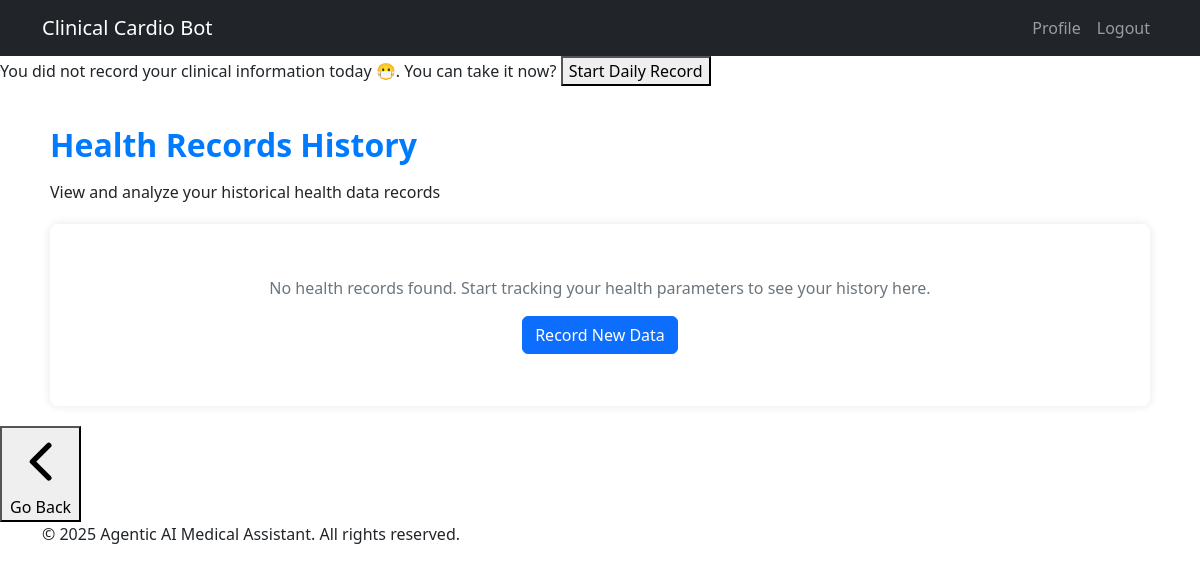
The page /chatbot/history/ (signed in) on the database as committed earlier.
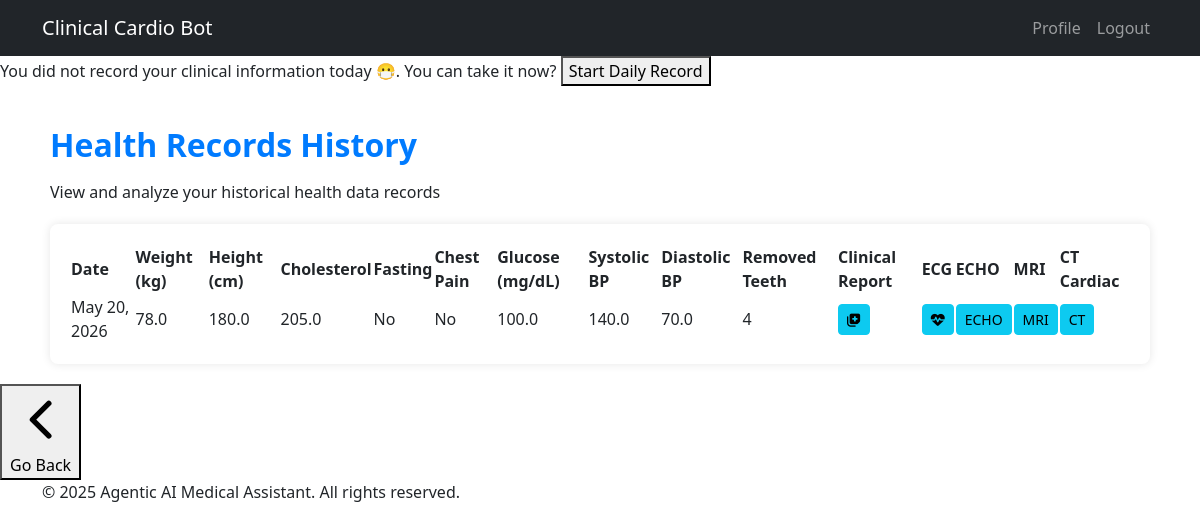
The same page on the database as committed later.
### chatbot/models.py (models this page shows, shortened)
class Clinical_Record(models.Model):
    patient             = models.ForeignKey(Patient, on_delete=models.CASCADE, related_name='dayly_data')
    weight              = models.FloatField(null=True, blank=True)
    height              = models.FloatField(null=True, blank=True)
    cholestrol_total    = models.FloatField(null=True, blank=True)
    fasting             = models.BooleanField(null= True, blank=True)
    chest_pain          = models.BooleanField(null= True, blank=True)
    glucose_level       = models.FloatField(null=True, blank=True)
    systolic_bp         = models.FloatField(null=True, blank=True)
    diastolic_bp        = models.FloatField(null=True, blank=True)
    removed_teeth       = models.SmallIntegerField(null=True, blank=True)
    created_at      = models.DateTimeField(auto_now_add=True)

### chatbot/views.py (the view)
# urls.py: path("history/", recordsHistory, name="records_history"),
def recordsHistory(request):
    patient = request.user
    today = timezone.now().date()
    has_record_today = Clinical_Record.objects.filter(
            patient=patient, created_at__date=today
        ).exists()
    try:
        clinical_records = Clinical_Record.objects.filter(patient=patient)
        context = {
            'patient': patient,
            'clinical_records': clinical_records,
            'record':has_record_today,
        }
        return render(request, 'chatbot/records_history.html', context)
    except ObjectDoesNotExist:
        return render(request, 'chatbot/Welcome.html')

### chatbot/templates/chatbot/records_history.html (shortened to what this page needs)
{% extends "accounts/base.html" %}
{% load static %}
{% block header %}
<link rel="stylesheet" type="text/css" href="https://cdn.datatables.net/1.11.5/css/jquery.dataTables.css">
<link rel="stylesheet" type="text/css" href="https://cdn.datatables.net/responsive/2.2.9/css/responsive.dataTables.min.css">
{% endblock %}
{% block content %}
{% if not record %}
<div id="notification" class="notification">
  <span
    >You did not record your clinical information today 😷. You can take it
    now?</span
  >
  <button
    onclick="document.location='/chatbot/HVRChat'"
    id="startRecordBtn"
    class="btn-primary"
  >
    Start Daily Record
  </button>
</div>
{% endif%}
<div class="container records-container">
    <div class="table-header">
        <h1 class="parameter-heading">Health Records History</h1>
        <p>View and analyze your historical health data records</p>
    </div>
    <div class="table-container">
        {% if clinical_records %}
        <div class="table-responsive">
            <table id="recordsTable" class="display responsive nowrap" style="width:100%">
                <thead>
                    <tr>
                        <th>Date</th>
                        <th>Weight (kg)</th>
                        <th>Height (cm)</th>
                        <th>Cholesterol</th>
                        <th>Fasting</th>
                        <th>Chest Pain</th>
                        <th>Glucose (mg/dL)</th>
                        <th>Systolic BP</th>
                        <th>Diastolic BP</th>
                        <th>Removed Teeth</th>
                        <th>Clinical Report</th>
                        <th>ECG</th>
                        <th>ECHO</th>
                        <th>MRI</th>
                        <th>CT Cardiac</th>
                    </tr>
                </thead>
                <tbody>
                    {% for record in clinical_records %}
                    <tr>
                        <td data-sort="{{ record.created_at|date:'Y-m-d' }}">{{ record.created_at|date:"M d, Y" }}</td>
                        <td>{{ record.weight|default:"-" }}</td>
                        <td>{{ record.height|default:"-" }}</td>
                        <td>{{ record.cholestrol_total|default:"-" }}</td>
                        <td>{% if record.fasting %}Yes{% else %}No{% endif %}</td>
                        <td>{% if record.chest_pain %}Yes{% else %}No{% endif %}</td>
                        <td>{{ record.glucose_level|default:"-" }}</td>
                        <td>{{ record.systolic_bp|default:"-" }}</td>
                        <td>{{ record.diastolic_bp|default:"-" }}</td>
                        <td>{{ record.removed_teeth|default:"0" }}</td>
                        <td>
                            <a href="{% url "medical_scores" record.id %}" class="btn btn-sm btn-info"><i class="fa-solid fa-notes-medical"></i></a>
                        </td>
                        <td>
                            <a href="{% url "ecg_reporting" record.id %}" class="btn btn-sm btn-info"><i class="fa-solid fa-heart-pulse"></i></a>
                        </td>
                        <td>
                            <a href="patient_{{patient.id}}/ichoimaging/{{record.created_at__date__}}" class="btn btn-sm btn-info">ECHO</a>
                        </td>
                        <td>
                            <a href="#" class="btn btn-sm btn-info">MRI</a>
                        </td>
                        <td>
                            <a href="#" class="btn btn-sm btn-info">CT</a>
                        </td>
                    </tr>
                    {% endfor %}
                </tbody>
            </table>
        </div>
        {% else %}
        <div class="no-records">
            <p>No health records found. Start tracking your health parameters to see your history here.</p>
            <a href="{% url 'HVRchat' %}" class="btn btn-primary">Record New Data</a>
        </div>
        {% endif %}
    </div>
</div>
{% endblock %}

Rows that differ between the two databases and show on the page:
added Clinical_Record: created_at "May 20, 2026", weight "78.0", height "180.0", cholestrol_total "205.0", fasting "No", chest_pain "No", glucose_level "100.0", systolic_bp "140.0", diastolic_bp "70.0", removed_teeth "4"
Other text that changed with them:
text no longer shown: "No health records found. Start tracking your health parameters to see your history here. Record New Data"
text now shown: "Date Weight (kg) Height (cm) Cholesterol Fasting Chest Pain Glucose (mg/dL) Systolic BP Diastolic BP Removed Teeth Clinical Report ECG ECHO MRI CT Cardiac"
